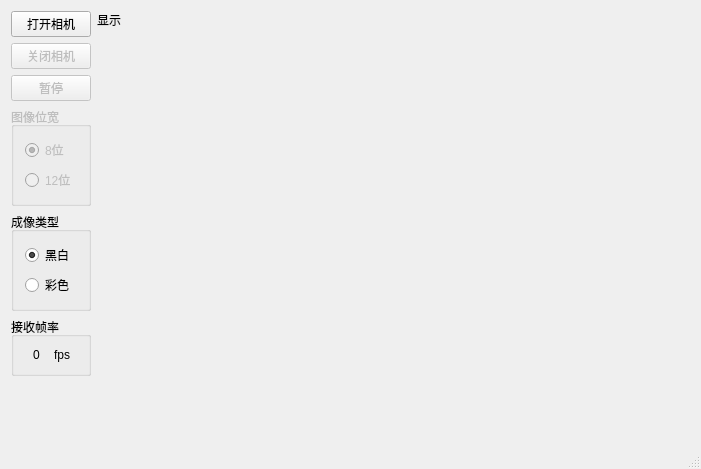
<?xml version="1.0" encoding="UTF-8"?>
<ui version="4.0">
 <class>MainWindowClass</class>
 <widget class="QMainWindow" name="MainWindowClass">
  <property name="geometry">
   <rect>
    <x>0</x>
    <y>0</y>
    <width>701</width>
    <height>469</height>
   </rect>
  </property>
  <property name="windowTitle">
   <string>034相机-测试版</string>
  </property>
  <widget class="QWidget" name="centralWidget">
   <layout class="QHBoxLayout" name="horizontalLayout_3">
    <item>
     <layout class="QVBoxLayout" name="verticalLayout">
      <item>
       <widget class="QPushButton" name="m_startButton">
        <property name="text">
         <string>打开相机</string>
        </property>
        <property name="flat">
         <bool>false</bool>
        </property>
       </widget>
      </item>
      <item>
       <widget class="QPushButton" name="m_stopButton">
        <property name="enabled">
         <bool>false</bool>
        </property>
        <property name="text">
         <string>关闭相机</string>
        </property>
       </widget>
      </item>
      <item>
       <widget class="QPushButton" name="m_pauseButton">
        <property name="enabled">
         <bool>false</bool>
        </property>
        <property name="text">
         <string>暂停</string>
        </property>
       </widget>
      </item>
      <item>
       <widget class="QGroupBox" name="m_bitsPerPixelChange">
        <property name="enabled">
         <bool>false</bool>
        </property>
        <property name="title">
         <string>图像位宽</string>
        </property>
        <layout class="QVBoxLayout" name="verticalLayout_3">
         <item>
          <widget class="QRadioButton" name="m_8bitsChoosed">
           <property name="text">
            <string>8位</string>
           </property>
           <property name="checked">
            <bool>true</bool>
           </property>
          </widget>
         </item>
         <item>
          <widget class="QRadioButton" name="m_12bitsChoosed">
           <property name="text">
            <string>12位</string>
           </property>
          </widget>
         </item>
        </layout>
       </widget>
      </item>
      <item>
       <widget class="QGroupBox" name="groupBox_4">
        <property name="title">
         <string>成像类型</string>
        </property>
        <layout class="QVBoxLayout" name="verticalLayout_4">
         <item>
          <widget class="QRadioButton" name="radioButton_2">
           <property name="text">
            <string>黑白</string>
           </property>
           <property name="checked">
            <bool>true</bool>
           </property>
          </widget>
         </item>
         <item>
          <widget class="QRadioButton" name="m_colorImageChoosed">
           <property name="text">
            <string>彩色</string>
           </property>
          </widget>
         </item>
        </layout>
       </widget>
      </item>
      <item>
       <widget class="QGroupBox" name="groupBox_2">
        <property name="title">
         <string>接收帧率</string>
        </property>
        <layout class="QHBoxLayout" name="horizontalLayout_2">
         <item>
          <widget class="QLabel" name="m_receiveRateLabel">
           <property name="layoutDirection">
            <enum>Qt::LeftToRight</enum>
           </property>
           <property name="text">
            <string>0</string>
           </property>
           <property name="textFormat">
            <enum>Qt::AutoText</enum>
           </property>
           <property name="alignment">
            <set>Qt::AlignCenter</set>
           </property>
          </widget>
         </item>
         <item>
          <widget class="QLabel" name="label_4">
           <property name="text">
            <string>fps</string>
           </property>
          </widget>
         </item>
        </layout>
       </widget>
      </item>
      <item>
       <spacer name="verticalSpacer">
        <property name="orientation">
         <enum>Qt::Vertical</enum>
        </property>
        <property name="sizeHint" stdset="0">
         <size>
          <width>20</width>
          <height>40</height>
         </size>
        </property>
       </spacer>
      </item>
     </layout>
    </item>
    <item>
     <layout class="QVBoxLayout" name="verticalLayout_2">
      <item>
       <layout class="QHBoxLayout" name="horizontalLayout">
        <item>
         <widget class="QLabel" name="m_showLabel">
          <property name="text">
           <string>显示</string>
          </property>
          <property name="alignment">
           <set>Qt::AlignCenter</set>
          </property>
         </widget>
        </item>
        <item>
         <spacer name="horizontalSpacer_2">
          <property name="orientation">
           <enum>Qt::Horizontal</enum>
          </property>
          <property name="sizeHint" stdset="0">
           <size>
            <width>38</width>
            <height>17</height>
           </size>
          </property>
         </spacer>
        </item>
       </layout>
      </item>
      <item>
       <spacer name="verticalSpacer_2">
        <property name="orientation">
         <enum>Qt::Vertical</enum>
        </property>
        <property name="sizeHint" stdset="0">
         <size>
          <width>20</width>
          <height>40</height>
         </size>
        </property>
       </spacer>
      </item>
     </layout>
    </item>
   </layout>
   <zorder></zorder>
   <zorder>m_showLabel</zorder>
  </widget>
  <widget class="QStatusBar" name="statusBar"/>
 </widget>
 <layoutdefault spacing="6" margin="11"/>
 <resources>
  <include location="mainwindow.qrc"/>
 </resources>
 <connections/>
</ui>
